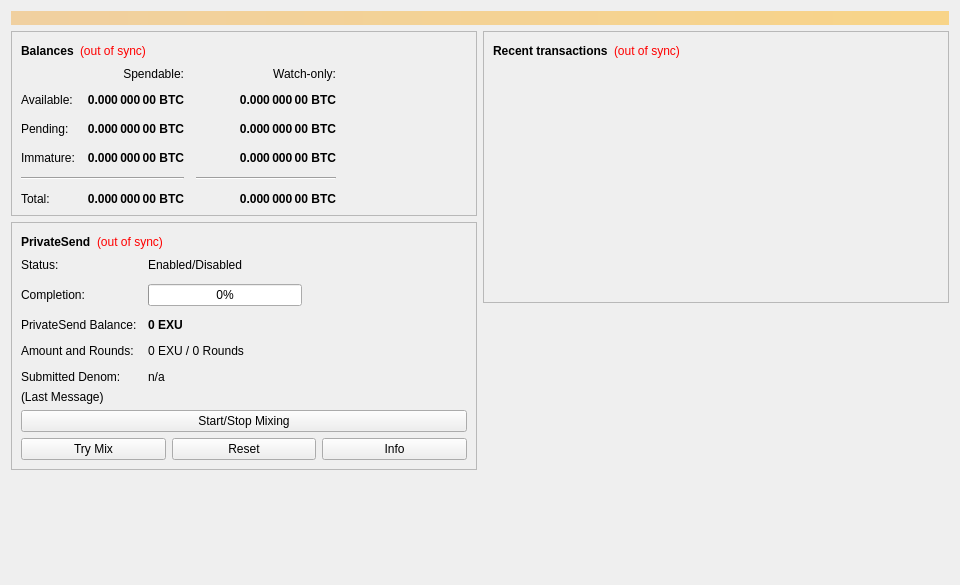
<?xml version="1.0" encoding="UTF-8"?>
<ui version="4.0">
 <class>OverviewPage</class>
 <widget class="QWidget" name="OverviewPage">
  <property name="geometry">
   <rect>
    <x>0</x>
    <y>0</y>
    <width>960</width>
    <height>585</height>
   </rect>
  </property>
  <property name="minimumSize">
   <size>
    <width>960</width>
    <height>0</height>
   </size>
  </property>
  <property name="windowTitle">
   <string>Form</string>
  </property>
  <layout class="QVBoxLayout" name="topLayout">
   <item>
    <widget class="QLabel" name="labelAlerts">
     <property name="visible">
      <bool>false</bool>
     </property>
     <property name="styleSheet">
      <string notr="true">QLabel { background-color: qlineargradient(x1: 0, y1: 0, x2: 1, y2: 0, stop:0 #F0D0A0, stop:1 #F8D488); color:#000000; }</string>
     </property>
     <property name="wordWrap">
      <bool>true</bool>
     </property>
     <property name="margin">
      <number>3</number>
     </property>
     <property name="textInteractionFlags">
      <set>Qt::TextSelectableByMouse</set>
     </property>
    </widget>
   </item>
   <item>
    <layout class="QHBoxLayout" name="horizontalLayout" stretch="1,1">
     <item>
      <layout class="QVBoxLayout" name="verticalLayout_2">
       <item>
        <widget class="QFrame" name="frame">
         <property name="frameShape">
          <enum>QFrame::StyledPanel</enum>
         </property>
         <property name="frameShadow">
          <enum>QFrame::Raised</enum>
         </property>
         <layout class="QVBoxLayout" name="verticalLayout_4">
          <item>
           <layout class="QHBoxLayout" name="horizontalLayout_4">
            <item>
             <widget class="QLabel" name="label_5">
              <property name="font">
               <font>
                <weight>75</weight>
                <bold>true</bold>
               </font>
              </property>
              <property name="text">
               <string>Balances</string>
              </property>
             </widget>
            </item>
            <item>
             <widget class="QLabel" name="labelWalletStatus">
              <property name="toolTip">
               <string>The displayed information may be out of date. Your wallet automatically synchronizes with the EXUCOIN network after a connection is established, but this process has not completed yet.</string>
              </property>
              <property name="styleSheet">
               <string notr="true">QLabel { color: red; }</string>
              </property>
              <property name="text">
               <string notr="true">(out of sync)</string>
              </property>
              <property name="alignment">
               <set>Qt::AlignLeading|Qt::AlignLeft|Qt::AlignVCenter</set>
              </property>
             </widget>
            </item>
            <item>
             <spacer name="horizontalSpacer_3">
              <property name="orientation">
               <enum>Qt::Horizontal</enum>
              </property>
              <property name="sizeHint" stdset="0">
               <size>
                <width>40</width>
                <height>20</height>
               </size>
              </property>
             </spacer>
            </item>
           </layout>
          </item>
          <item>
           <layout class="QGridLayout" name="gridLayout">
            <property name="spacing">
             <number>12</number>
            </property>
            <item row="2" column="2">
             <widget class="QLabel" name="labelWatchPending">
              <property name="font">
               <font>
                <weight>75</weight>
                <bold>true</bold>
               </font>
              </property>
              <property name="cursor">
               <cursorShape>IBeamCursor</cursorShape>
              </property>
              <property name="toolTip">
               <string>Unconfirmed transactions to watch-only addresses</string>
              </property>
              <property name="text">
               <string notr="true">0.000 000 00 BTC</string>
              </property>
              <property name="alignment">
               <set>Qt::AlignRight|Qt::AlignTrailing|Qt::AlignVCenter</set>
              </property>
              <property name="textInteractionFlags">
               <set>Qt::LinksAccessibleByMouse|Qt::TextSelectableByKeyboard|Qt::TextSelectableByMouse</set>
              </property>
             </widget>
            </item>
            <item row="2" column="1">
             <widget class="QLabel" name="labelUnconfirmed">
              <property name="font">
               <font>
                <weight>75</weight>
                <bold>true</bold>
               </font>
              </property>
              <property name="cursor">
               <cursorShape>IBeamCursor</cursorShape>
              </property>
              <property name="toolTip">
               <string>Total of transactions that have yet to be confirmed, and do not yet count toward the spendable balance</string>
              </property>
              <property name="text">
               <string notr="true">0.000 000 00 BTC</string>
              </property>
              <property name="alignment">
               <set>Qt::AlignRight|Qt::AlignTrailing|Qt::AlignVCenter</set>
              </property>
              <property name="textInteractionFlags">
               <set>Qt::LinksAccessibleByMouse|Qt::TextSelectableByKeyboard|Qt::TextSelectableByMouse</set>
              </property>
             </widget>
            </item>
            <item row="3" column="2">
             <widget class="QLabel" name="labelWatchImmature">
              <property name="font">
               <font>
                <weight>75</weight>
                <bold>true</bold>
               </font>
              </property>
              <property name="cursor">
               <cursorShape>IBeamCursor</cursorShape>
              </property>
              <property name="toolTip">
               <string>Mined balance in watch-only addresses that has not yet matured</string>
              </property>
              <property name="text">
               <string notr="true">0.000 000 00 BTC</string>
              </property>
              <property name="alignment">
               <set>Qt::AlignRight|Qt::AlignTrailing|Qt::AlignVCenter</set>
              </property>
              <property name="textInteractionFlags">
               <set>Qt::LinksAccessibleByMouse|Qt::TextSelectableByKeyboard|Qt::TextSelectableByMouse</set>
              </property>
             </widget>
            </item>
            <item row="4" column="0" colspan="2">
             <widget class="Line" name="lineSpendableBalance">
              <property name="orientation">
               <enum>Qt::Horizontal</enum>
              </property>
             </widget>
            </item>
            <item row="4" column="2">
             <widget class="Line" name="lineWatchBalance">
              <property name="sizePolicy">
               <sizepolicy hsizetype="Preferred" vsizetype="Fixed">
                <horstretch>0</horstretch>
                <verstretch>0</verstretch>
               </sizepolicy>
              </property>
              <property name="minimumSize">
               <size>
                <width>140</width>
                <height>0</height>
               </size>
              </property>
              <property name="orientation">
               <enum>Qt::Horizontal</enum>
              </property>
             </widget>
            </item>
            <item row="5" column="0">
             <widget class="QLabel" name="labelTotalText">
              <property name="text">
               <string>Total:</string>
              </property>
             </widget>
            </item>
            <item row="3" column="1">
             <widget class="QLabel" name="labelImmature">
              <property name="font">
               <font>
                <weight>75</weight>
                <bold>true</bold>
               </font>
              </property>
              <property name="cursor">
               <cursorShape>IBeamCursor</cursorShape>
              </property>
              <property name="toolTip">
               <string>Mined balance that has not yet matured</string>
              </property>
              <property name="text">
               <string notr="true">0.000 000 00 BTC</string>
              </property>
              <property name="alignment">
               <set>Qt::AlignRight|Qt::AlignTrailing|Qt::AlignVCenter</set>
              </property>
              <property name="textInteractionFlags">
               <set>Qt::LinksAccessibleByMouse|Qt::TextSelectableByKeyboard|Qt::TextSelectableByMouse</set>
              </property>
             </widget>
            </item>
            <item row="2" column="3">
             <spacer name="horizontalSpacer_2">
              <property name="orientation">
               <enum>Qt::Horizontal</enum>
              </property>
              <property name="sizeHint" stdset="0">
               <size>
                <width>40</width>
                <height>20</height>
               </size>
              </property>
             </spacer>
            </item>
            <item row="3" column="0">
             <widget class="QLabel" name="labelImmatureText">
              <property name="text">
               <string>Immature:</string>
              </property>
             </widget>
            </item>
            <item row="5" column="1">
             <widget class="QLabel" name="labelTotal">
              <property name="font">
               <font>
                <weight>75</weight>
                <bold>true</bold>
               </font>
              </property>
              <property name="cursor">
               <cursorShape>IBeamCursor</cursorShape>
              </property>
              <property name="toolTip">
               <string>Your current total balance</string>
              </property>
              <property name="text">
               <string notr="true">0.000 000 00 BTC</string>
              </property>
              <property name="alignment">
               <set>Qt::AlignRight|Qt::AlignTrailing|Qt::AlignVCenter</set>
              </property>
              <property name="textInteractionFlags">
               <set>Qt::LinksAccessibleByMouse|Qt::TextSelectableByKeyboard|Qt::TextSelectableByMouse</set>
              </property>
             </widget>
            </item>
            <item row="5" column="2">
             <widget class="QLabel" name="labelWatchTotal">
              <property name="font">
               <font>
                <weight>75</weight>
                <bold>true</bold>
               </font>
              </property>
              <property name="cursor">
               <cursorShape>IBeamCursor</cursorShape>
              </property>
              <property name="toolTip">
               <string>Current total balance in watch-only addresses</string>
              </property>
              <property name="text">
               <string notr="true">0.000 000 00 BTC</string>
              </property>
              <property name="alignment">
               <set>Qt::AlignRight|Qt::AlignTrailing|Qt::AlignVCenter</set>
              </property>
              <property name="textInteractionFlags">
               <set>Qt::LinksAccessibleByMouse|Qt::TextSelectableByKeyboard|Qt::TextSelectableByMouse</set>
              </property>
             </widget>
            </item>
            <item row="0" column="2">
             <widget class="QLabel" name="labelWatchonly">
              <property name="text">
               <string>Watch-only:</string>
              </property>
              <property name="alignment">
               <set>Qt::AlignRight|Qt::AlignTrailing|Qt::AlignVCenter</set>
              </property>
             </widget>
            </item>
            <item row="1" column="0">
             <widget class="QLabel" name="labelBalanceText">
              <property name="text">
               <string>Available:</string>
              </property>
             </widget>
            </item>
            <item row="1" column="1">
             <widget class="QLabel" name="labelBalance">
              <property name="font">
               <font>
                <weight>75</weight>
                <bold>true</bold>
               </font>
              </property>
              <property name="cursor">
               <cursorShape>IBeamCursor</cursorShape>
              </property>
              <property name="toolTip">
               <string>Your current spendable balance</string>
              </property>
              <property name="text">
               <string notr="true">0.000 000 00 BTC</string>
              </property>
              <property name="alignment">
               <set>Qt::AlignRight|Qt::AlignTrailing|Qt::AlignVCenter</set>
              </property>
              <property name="textInteractionFlags">
               <set>Qt::LinksAccessibleByMouse|Qt::TextSelectableByKeyboard|Qt::TextSelectableByMouse</set>
              </property>
             </widget>
            </item>
            <item row="1" column="2">
             <widget class="QLabel" name="labelWatchAvailable">
              <property name="font">
               <font>
                <weight>75</weight>
                <bold>true</bold>
               </font>
              </property>
              <property name="cursor">
               <cursorShape>IBeamCursor</cursorShape>
              </property>
              <property name="toolTip">
               <string>Your current balance in watch-only addresses</string>
              </property>
              <property name="text">
               <string notr="true">0.000 000 00 BTC</string>
              </property>
              <property name="alignment">
               <set>Qt::AlignRight|Qt::AlignTrailing|Qt::AlignVCenter</set>
              </property>
              <property name="textInteractionFlags">
               <set>Qt::LinksAccessibleByMouse|Qt::TextSelectableByKeyboard|Qt::TextSelectableByMouse</set>
              </property>
             </widget>
            </item>
            <item row="2" column="0">
             <widget class="QLabel" name="labelPendingText">
              <property name="text">
               <string>Pending:</string>
              </property>
             </widget>
            </item>
            <item row="0" column="1">
             <widget class="QLabel" name="labelSpendable">
              <property name="text">
               <string>Spendable:</string>
              </property>
              <property name="alignment">
               <set>Qt::AlignRight|Qt::AlignTrailing|Qt::AlignVCenter</set>
              </property>
             </widget>
            </item>
           </layout>
          </item>
         </layout>
        </widget>
       </item>
       <item>
        <widget class="QFrame" name="framePrivateSend">
         <property name="layoutDirection">
          <enum>Qt::LeftToRight</enum>
         </property>
         <property name="frameShape">
          <enum>QFrame::StyledPanel</enum>
         </property>
         <property name="frameShadow">
          <enum>QFrame::Raised</enum>
         </property>
         <layout class="QVBoxLayout" name="VerticalLayout_PS1">
          <item>
           <layout class="QHBoxLayout" name="horizontalLayout_5">
            <item>
             <widget class="QLabel" name="labelPrivateSendHeader">
              <property name="font">
               <font>
                <weight>75</weight>
                <bold>true</bold>
               </font>
              </property>
              <property name="text">
               <string>PrivateSend</string>
              </property>
             </widget>
            </item>
            <item>
             <widget class="QLabel" name="labelPrivateSendSyncStatus">
              <property name="toolTip">
               <string>The displayed information may be out of date. Your wallet automatically synchronizes with the EXUCOIN network after a connection is established, but this process has not completed yet.</string>
              </property>
              <property name="styleSheet">
               <string notr="true">QLabel { color: red; }</string>
              </property>
              <property name="text">
               <string notr="true">(out of sync)</string>
              </property>
              <property name="alignment">
               <set>Qt::AlignLeading|Qt::AlignLeft|Qt::AlignVCenter</set>
              </property>
             </widget>
            </item>
            <item>
             <spacer name="horizontalSpacer_4">
              <property name="orientation">
               <enum>Qt::Horizontal</enum>
              </property>
              <property name="sizeHint" stdset="0">
               <size>
                <width>40</width>
                <height>20</height>
               </size>
              </property>
             </spacer>
            </item>
           </layout>
          </item>
          <item>
           <layout class="QFormLayout" name="privateSendFormLayout">
            <property name="fieldGrowthPolicy">
             <enum>QFormLayout::AllNonFixedFieldsGrow</enum>
            </property>
            <property name="horizontalSpacing">
             <number>11</number>
            </property>
            <property name="verticalSpacing">
             <number>12</number>
            </property>
            <item row="0" column="0">
             <widget class="QLabel" name="labelPrivateSendEnabledText">
              <property name="text">
               <string>Status:</string>
              </property>
             </widget>
            </item>
            <item row="0" column="1">
             <widget class="QLabel" name="labelPrivateSendEnabled">
              <property name="text">
               <string>Enabled/Disabled</string>
              </property>
             </widget>
            </item>
            <item row="1" column="0">
             <widget class="QLabel" name="labelCompletitionText">
              <property name="text">
               <string>Completion:</string>
              </property>
             </widget>
            </item>
            <item row="1" column="1">
             <widget class="QProgressBar" name="privateSendProgress">
              <property name="maximumSize">
               <size>
                <width>154</width>
                <height>16777215</height>
               </size>
              </property>
              <property name="value">
               <number>0</number>
              </property>
             </widget>
            </item>
            <item row="2" column="0">
             <widget class="QLabel" name="labelAnonymizedText">
              <property name="text">
               <string>PrivateSend Balance:</string>
              </property>
             </widget>
            </item>
            <item row="2" column="1">
             <widget class="QLabel" name="labelAnonymized">
              <property name="font">
               <font>
                <weight>75</weight>
                <bold>true</bold>
               </font>
              </property>
              <property name="text">
               <string notr="true">0 EXU</string>
              </property>
             </widget>
            </item>
            <item row="3" column="0">
             <widget class="QLabel" name="labelAmountAndRoundsText">
              <property name="text">
               <string>Amount and Rounds:</string>
              </property>
             </widget>
            </item>
            <item row="3" column="1">
             <widget class="QLabel" name="labelAmountRounds">
              <property name="text">
               <string>0 EXU / 0 Rounds</string>
              </property>
             </widget>
            </item>
            <item row="4" column="0">
             <widget class="QLabel" name="labelSubmittedDenomText">
              <property name="text">
               <string>Submitted Denom:</string>
              </property>
             </widget>
            </item>
            <item row="4" column="1">
             <widget class="QLabel" name="labelSubmittedDenom">
              <property name="toolTip">
               <string>The denominations you submitted to the Masternode.&lt;br&gt;To mix, other users must submit the exact same denominations.</string>
              </property>
              <property name="text">
               <string>n/a</string>
              </property>
             </widget>
            </item>
           </layout>
          </item>
          <item>
           <layout class="QVBoxLayout" name="VerticalLayout_PS">
            <item>
             <widget class="QLabel" name="labelPrivateSendLastMessage">
              <property name="text">
               <string>(Last Message)</string>
              </property>
              <property name="alignment">
               <set>Qt::AlignLeading|Qt::AlignLeft|Qt::AlignTop</set>
              </property>
              <property name="wordWrap">
               <bool>true</bool>
              </property>
             </widget>
            </item>
            <item>
             <widget class="QPushButton" name="togglePrivateSend">
              <property name="sizePolicy">
               <sizepolicy hsizetype="MinimumExpanding" vsizetype="Fixed">
                <horstretch>0</horstretch>
                <verstretch>0</verstretch>
               </sizepolicy>
              </property>
              <property name="text">
               <string>Start/Stop Mixing</string>
              </property>
             </widget>
            </item>
            <item>
             <layout class="QHBoxLayout" name="horizontalLayout_debugbuttons">
              <item>
               <widget class="QPushButton" name="privateSendAuto">
                <property name="sizePolicy">
                 <sizepolicy hsizetype="MinimumExpanding" vsizetype="Fixed">
                  <horstretch>0</horstretch>
                  <verstretch>0</verstretch>
                 </sizepolicy>
                </property>
                <property name="toolTip">
                 <string>Try to manually submit a PrivateSend request.</string>
                </property>
                <property name="text">
                 <string>Try Mix</string>
                </property>
               </widget>
              </item>
              <item>
               <widget class="QPushButton" name="privateSendReset">
                <property name="sizePolicy">
                 <sizepolicy hsizetype="MinimumExpanding" vsizetype="Fixed">
                  <horstretch>0</horstretch>
                  <verstretch>0</verstretch>
                 </sizepolicy>
                </property>
                <property name="toolTip">
                 <string>Reset the current status of PrivateSend (can interrupt PrivateSend if it's in the process of Mixing, which can cost you money!)</string>
                </property>
                <property name="autoFillBackground">
                 <bool>false</bool>
                </property>
                <property name="text">
                 <string>Reset</string>
                </property>
               </widget>
              </item>
              <item>
               <widget class="QPushButton" name="privateSendInfo">
                <property name="sizePolicy">
                 <sizepolicy hsizetype="MinimumExpanding" vsizetype="Fixed">
                  <horstretch>0</horstretch>
                  <verstretch>0</verstretch>
                 </sizepolicy>
                </property>
                <property name="toolTip">
                 <string>Information about PrivateSend and Mixing</string>
                </property>
                <property name="text">
                 <string>Info</string>
                </property>
               </widget>
              </item>
             </layout>
            </item>
           </layout>
          </item>
         </layout>
        </widget>
       </item>
       <item>
        <spacer name="verticalSpacer">
         <property name="orientation">
          <enum>Qt::Vertical</enum>
         </property>
         <property name="sizeHint" stdset="0">
          <size>
           <width>20</width>
           <height>40</height>
          </size>
         </property>
        </spacer>
       </item>
      </layout>
     </item>
     <item>
      <layout class="QVBoxLayout" name="verticalLayout_3">
       <item>
        <widget class="QFrame" name="frame_2">
         <property name="frameShape">
          <enum>QFrame::StyledPanel</enum>
         </property>
         <property name="frameShadow">
          <enum>QFrame::Raised</enum>
         </property>
         <layout class="QVBoxLayout" name="verticalLayout">
          <item>
           <layout class="QHBoxLayout" name="horizontalLayout_2">
            <item>
             <widget class="QLabel" name="label_4">
              <property name="font">
               <font>
                <weight>75</weight>
                <bold>true</bold>
               </font>
              </property>
              <property name="text">
               <string>Recent transactions</string>
              </property>
             </widget>
            </item>
            <item>
             <widget class="QLabel" name="labelTransactionsStatus">
              <property name="toolTip">
               <string>The displayed information may be out of date. Your wallet automatically synchronizes with the EXUCOIN network after a connection is established, but this process has not completed yet.</string>
              </property>
              <property name="styleSheet">
               <string notr="true">QLabel { color: red; }</string>
              </property>
              <property name="text">
               <string notr="true">(out of sync)</string>
              </property>
              <property name="alignment">
               <set>Qt::AlignLeading|Qt::AlignLeft|Qt::AlignVCenter</set>
              </property>
             </widget>
            </item>
            <item>
             <spacer name="horizontalSpacer">
              <property name="orientation">
               <enum>Qt::Horizontal</enum>
              </property>
              <property name="sizeHint" stdset="0">
               <size>
                <width>40</width>
                <height>20</height>
               </size>
              </property>
             </spacer>
            </item>
           </layout>
          </item>
          <item>
           <widget class="QListView" name="listTransactions">
            <property name="styleSheet">
             <string notr="true">QListView { background: transparent; }</string>
            </property>
            <property name="frameShape">
             <enum>QFrame::NoFrame</enum>
            </property>
            <property name="verticalScrollBarPolicy">
             <enum>Qt::ScrollBarAlwaysOff</enum>
            </property>
            <property name="horizontalScrollBarPolicy">
             <enum>Qt::ScrollBarAlwaysOff</enum>
            </property>
            <property name="selectionMode">
             <enum>QAbstractItemView::NoSelection</enum>
            </property>
           </widget>
          </item>
         </layout>
        </widget>
       </item>
       <item>
        <spacer name="verticalSpacer_2">
         <property name="orientation">
          <enum>Qt::Vertical</enum>
         </property>
         <property name="sizeHint" stdset="0">
          <size>
           <width>20</width>
           <height>40</height>
          </size>
         </property>
        </spacer>
       </item>
      </layout>
     </item>
    </layout>
   </item>
  </layout>
 </widget>
 <resources/>
 <connections/>
</ui>
